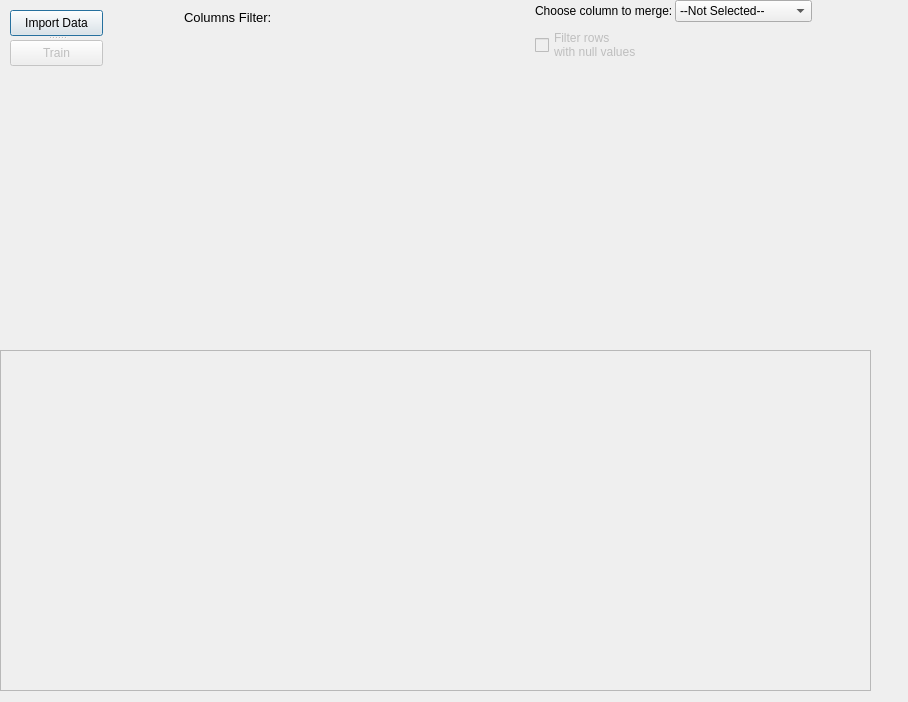
<?xml version="1.0" encoding="UTF-8"?>
<ui version="4.0">
 <class>Dialog</class>
 <widget class="QDialog" name="Dialog">
  <property name="geometry">
   <rect>
    <x>0</x>
    <y>0</y>
    <width>908</width>
    <height>702</height>
   </rect>
  </property>
  <property name="windowTitle">
   <string>Dialog</string>
  </property>
  <widget class="QWidget" name="verticalLayoutWidget">
   <property name="geometry">
    <rect>
     <x>0</x>
     <y>0</y>
     <width>871</width>
     <height>691</height>
    </rect>
   </property>
   <layout class="QVBoxLayout" name="verticalLayout" stretch="1,4,1">
    <item>
     <widget class="QWidget" name="widget" native="true">
      <widget class="QWidget" name="horizontalLayoutWidget">
       <property name="geometry">
        <rect>
         <x>0</x>
         <y>0</y>
         <width>871</width>
         <height>141</height>
        </rect>
       </property>
       <layout class="QHBoxLayout" name="horizontalLayout_3" stretch="1,0,2,0,2">
        <item>
         <widget class="QWidget" name="w1" native="true">
          <widget class="QSplitter" name="splitter">
           <property name="geometry">
            <rect>
             <x>10</x>
             <y>10</y>
             <width>93</width>
             <height>56</height>
            </rect>
           </property>
           <property name="orientation">
            <enum>Qt::Vertical</enum>
           </property>
           <widget class="QPushButton" name="btnData">
            <property name="text">
             <string>Import Data</string>
            </property>
           </widget>
           <widget class="QPushButton" name="btnTrain">
            <property name="enabled">
             <bool>false</bool>
            </property>
            <property name="text">
             <string>Train</string>
            </property>
           </widget>
          </widget>
         </widget>
        </item>
        <item>
         <spacer name="horizontalSpacer_2">
          <property name="orientation">
           <enum>Qt::Horizontal</enum>
          </property>
          <property name="sizeHint" stdset="0">
           <size>
            <width>10</width>
            <height>20</height>
           </size>
          </property>
         </spacer>
        </item>
        <item>
         <widget class="QWidget" name="wColFilter" native="true">
          <widget class="QLabel" name="lblColFil">
           <property name="geometry">
            <rect>
             <x>0</x>
             <y>10</y>
             <width>111</width>
             <height>21</height>
            </rect>
           </property>
           <property name="font">
            <font>
             <family>Arial</family>
             <pointsize>10</pointsize>
            </font>
           </property>
           <property name="text">
            <string>Columns Filter:</string>
           </property>
           <property name="alignment">
            <set>Qt::AlignLeading|Qt::AlignLeft|Qt::AlignTop</set>
           </property>
          </widget>
         </widget>
        </item>
        <item>
         <spacer name="horizontalSpacer_3">
          <property name="orientation">
           <enum>Qt::Horizontal</enum>
          </property>
          <property name="sizeHint" stdset="0">
           <size>
            <width>10</width>
            <height>20</height>
           </size>
          </property>
         </spacer>
        </item>
        <item>
         <widget class="QWidget" name="wNullFilter" native="true">
          <widget class="QWidget" name="verticalLayoutWidget_2">
           <property name="geometry">
            <rect>
             <x>0</x>
             <y>0</y>
             <width>277</width>
             <height>101</height>
            </rect>
           </property>
           <layout class="QVBoxLayout" name="verticalLayout_3">
            <item>
             <layout class="QFormLayout" name="formLayout">
              <property name="horizontalSpacing">
               <number>2</number>
              </property>
              <item row="0" column="0">
               <widget class="QLabel" name="lblMerge_2">
                <property name="font">
                 <font>
                  <family>Arial</family>
                  <pointsize>9</pointsize>
                 </font>
                </property>
                <property name="text">
                 <string>Choose column to merge:</string>
                </property>
               </widget>
              </item>
              <item row="0" column="1">
               <widget class="QComboBox" name="cbCommon_2">
                <property name="sizePolicy">
                 <sizepolicy hsizetype="Preferred" vsizetype="Fixed">
                  <horstretch>0</horstretch>
                  <verstretch>0</verstretch>
                 </sizepolicy>
                </property>
                <item>
                 <property name="text">
                  <string>--Not Selected--</string>
                 </property>
                </item>
               </widget>
              </item>
              <item row="1" column="0">
               <widget class="QCheckBox" name="cbxFilter_2">
                <property name="enabled">
                 <bool>false</bool>
                </property>
                <property name="font">
                 <font>
                  <pointsize>9</pointsize>
                 </font>
                </property>
                <property name="text">
                 <string>Filter rows
with null values</string>
                </property>
               </widget>
              </item>
             </layout>
            </item>
           </layout>
          </widget>
         </widget>
        </item>
       </layout>
      </widget>
     </widget>
    </item>
    <item>
     <spacer name="verticalSpacer">
      <property name="orientation">
       <enum>Qt::Vertical</enum>
      </property>
      <property name="sizeType">
       <enum>QSizePolicy::Fixed</enum>
      </property>
      <property name="sizeHint" stdset="0">
       <size>
        <width>20</width>
        <height>3</height>
       </size>
      </property>
     </spacer>
    </item>
    <item>
     <widget class="QTableWidget" name="tblData">
      <property name="enabled">
       <bool>false</bool>
      </property>
     </widget>
    </item>
   </layout>
  </widget>
 </widget>
 <resources/>
 <connections/>
</ui>
